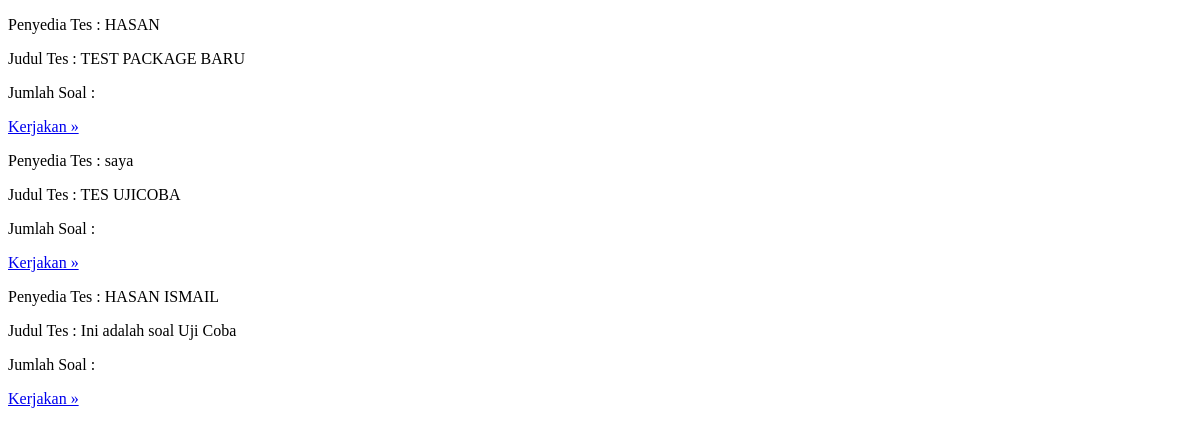
The page /test/test on the database as committed earlier.
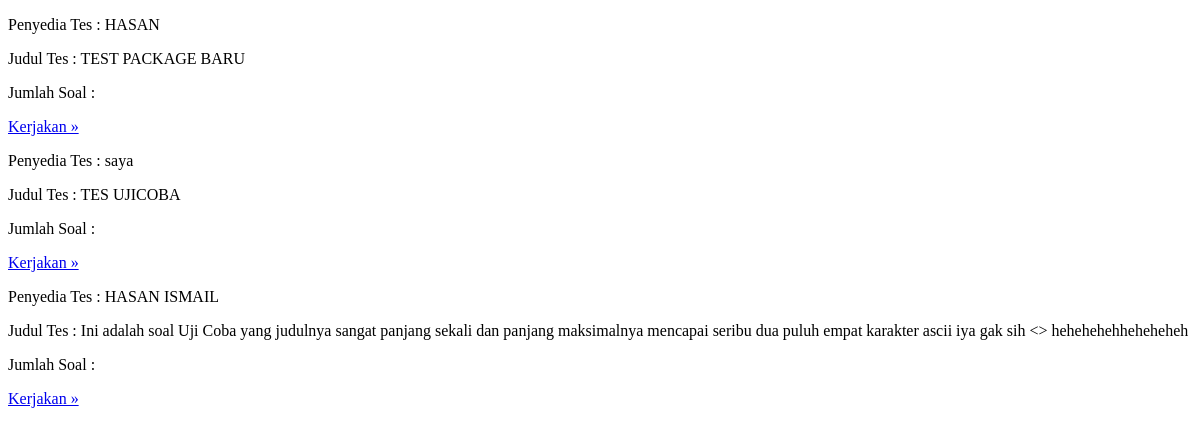
The same page on the database as committed later.
### Test/models.py (models this page shows, shortened)
class TestPackage(models.Model):
    defaultSettings = '''{
        "isActive": true,
        "completeRequired": true,
        "randomSequences": true,
        "viewScore": true,
        "viewDetail": true,
        "viewAnswerKey": true,
        "limitByScheduleStart": true,
        "limitByScheduleFinish": false,
        "onlyRegistered": false,
        "canViewScorePage": true,
        "canViewScorePageAuth": false
        }'''
    testID = models.CharField(max_length=16, unique=True,editable=True,blank=True)
    testTitle = models.CharField(max_length=1024)
    testAuthor = models.CharField(max_length=1024)
    testCode = models.CharField(default=None, editable=True, max_length=6)
    testScheduleOpen = models.DateTimeField(default=None, editable=True,blank=True,null=True)
    testScheduleClose = models.DateTimeField(default=None, editable=True,blank=True,null=True)
    timeLimit = models.IntegerField(default=0, null=True)
    passwordAdminTest = models.CharField(max_length=16,default=None, null=True)
    passwordTest = models.CharField(max_length=16, default="123456")
    welcomeMessage = models.TextField()
    settings = models.JSONField(default=json.loads(defaultSettings) ,blank=True,null=True)
    '''
from Test.models import *;
all = TestPackage.objects.all();
q = all[2];
q.get_time_limit();
    '''

### Test/views.py (the view)
# urls.py: path('test',testViews.showTest),
def showTest(request):
    testPackage = TestPackage.objects.all()
    context = {
        'TestPackage' : testPackage,
    }
    return render(request, 'Test/test.html',context)

### Test/templates/Test/test.html (shortened to what this page needs)
<!DOCTYPE html>
<html lang="en">
<head>
</head>
<body>
    {% for package in TestPackage  %}
        <p>Penyedia Tes : {{ package.testAuthor }}</p>
        <p>Judul Tes : {{ package.testTitle }}</p>
        <p>Jumlah Soal : {{ package.questionCount}}</p>
        <a href="{{package.testID}}"><p>Kerjakan &raquo;</p></a>
    {% endfor %}
</body>
</html>

Rows that differ between the two databases and show on the page:
changed TestPackage "HASAN ISMAIL": testTitle "Ini adalah soal Uji Coba" → "Ini adalah soal Uji Coba yang judulnya sangat panjang sekali dan panjang maksimalnya mencapai seribu dua puluh empat karakter ascii iya gak sih <> hehehehehheheheheh"
